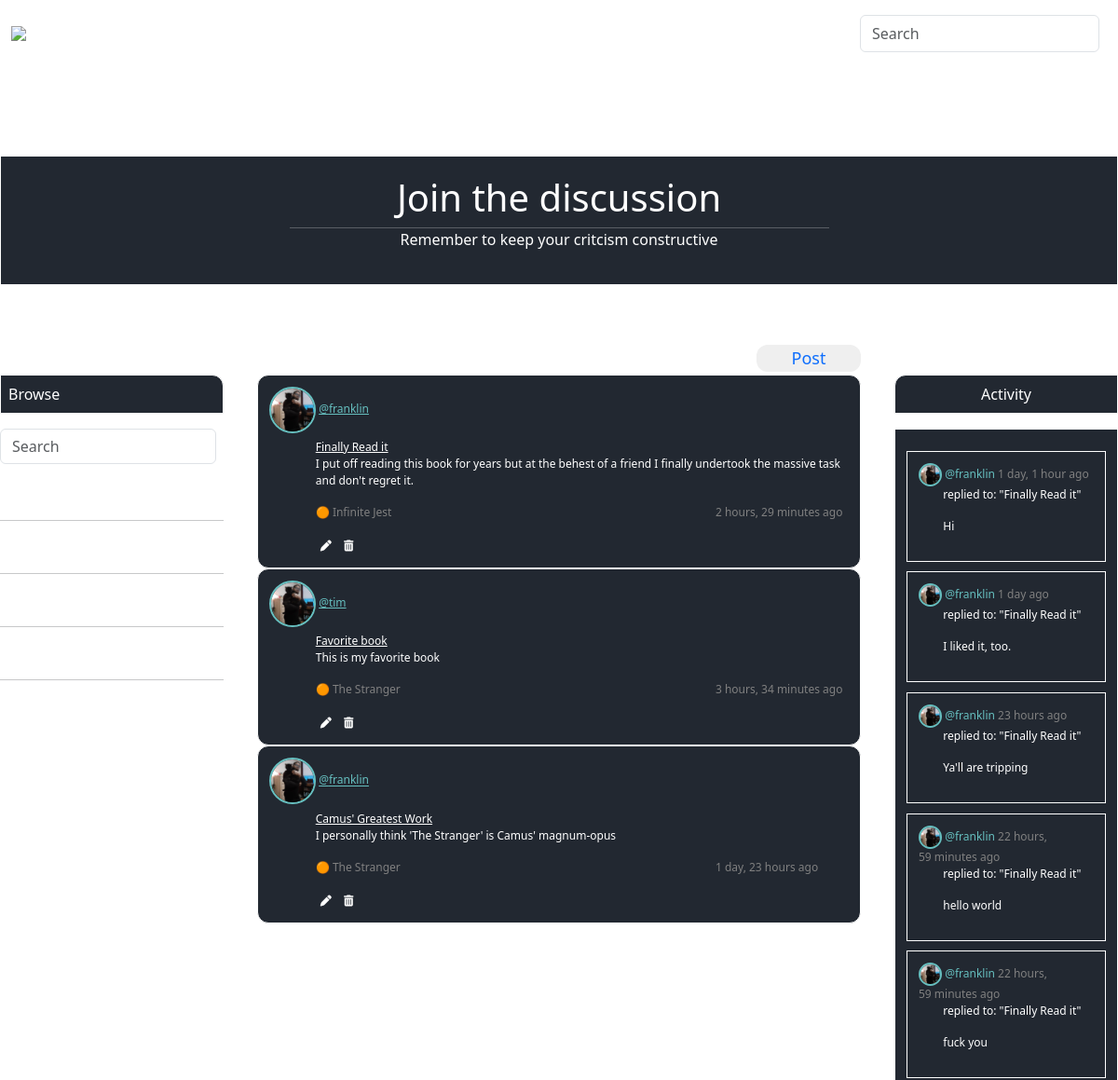
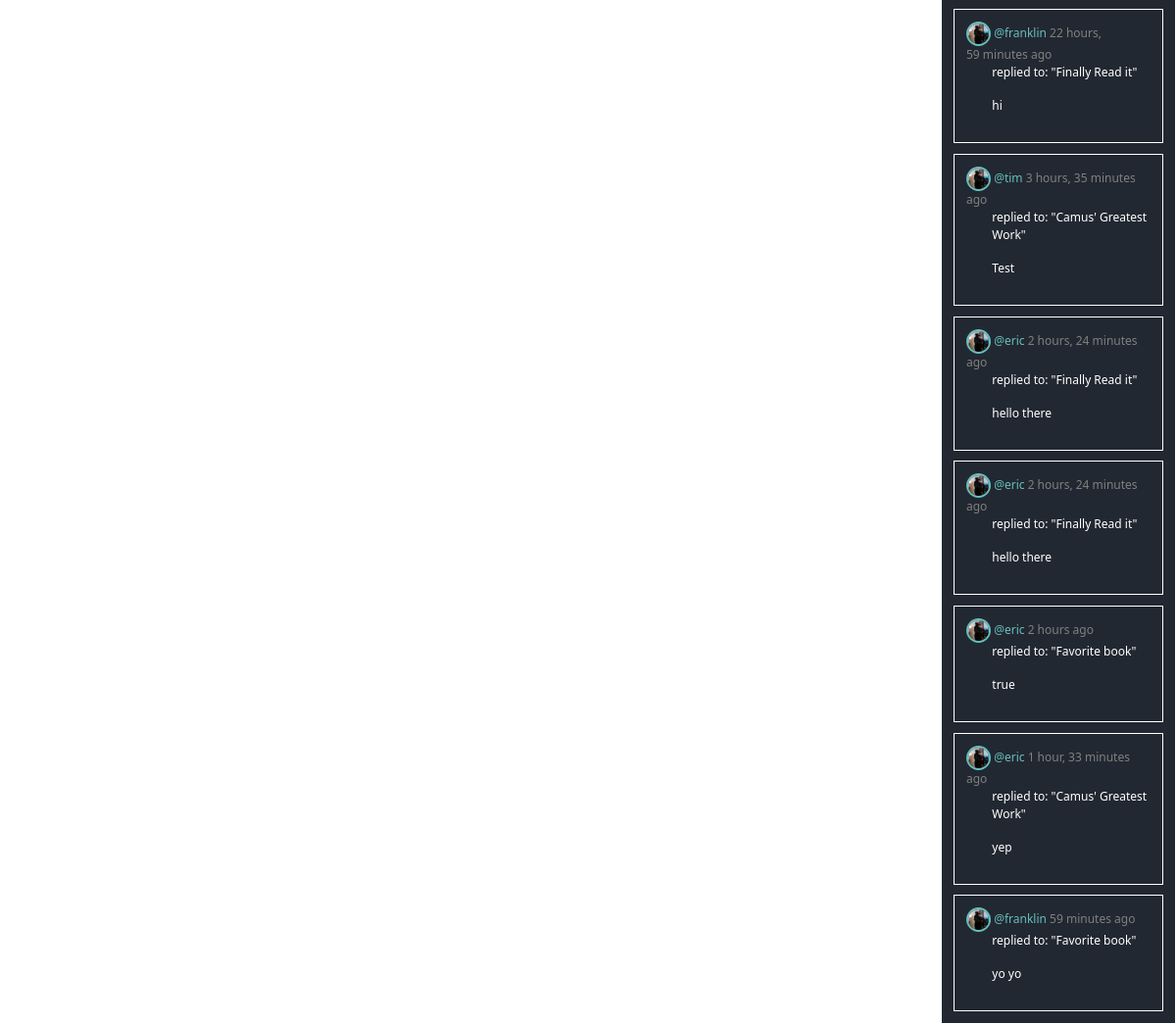
Screenshot of /discussion/ with the database file from the repository (2 pictures, top to bottom).
### lithubs/models.py (models this page shows)
class Topic(models.Model):
    name = models.CharField(max_length = 200)
    def __str__(self):
        return self.name

class Room(models.Model):
    host = models.ForeignKey(User, on_delete = models.SET_NULL, blank = True, null = True)
    topic = models.ForeignKey(Topic, on_delete = models.SET_NULL, blank = True, null = True)
    name = models.CharField(max_length = 200)
    description = models.TextField(null = True, blank = True)
    participants = models.ManyToManyField(User, related_name = 'participants', blank = True)
    updated = models.DateTimeField(auto_now = True)
    created = models.DateTimeField(auto_now_add = True)
    class Meta:
        ordering = ['-updated', '-created']
    def __str__(self):
        return self.name

class Message(models.Model):
    user = models.ForeignKey(User, on_delete = models.CASCADE)
    room = models.ForeignKey(Room, on_delete = models.CASCADE)
    body = models.TextField()
    updated = models.DateTimeField(auto_now = True)
    created = models.DateTimeField(auto_now_add = True)
    def __str__(self):
        return self.body[:50]

### lithubs/views.py (the view)
# urls.py: path('discussion/', views.discussion, name = 'discussion'),
def discussion(request):
    q = request.GET.get('q') if request.GET.get('q') != None else ''
    rooms = Room.objects.filter(
        Q(topic__name__icontains = q) |
        Q(name__icontains = q) |
        Q(description__icontains = q)
        )
    topics = Topic.objects.all()
    room_messages = Message.objects.filter(Q(room__topic__name__icontains = q))
    context = {'rooms': rooms, 'topics': topics, 'room_messages': room_messages}
    return render(request, 'lithubs/discussion.html', context)

### lithubs/templates/lithubs/discussion.html (shortened to what this page needs)
{% extends 'lithubs/main.html' %}
{% load static %}
{% block content %}
<div class="discussion-header-wrapper">
  <h1 class="discussion-header">Join the discussion</h1>
  <hr class="discussion-hr">
  <p class="discussion-sub-header">Remember to keep your critcism constructive</p>
</div>
<div class="discussion-wrapper">
  <div class="browse-container">
    <p class="browse-paragraph">Browse</p>
      <form class="d-flex" role="search" method="GET" action="{% url 'lithubs:discussion' %}">
        <input class="form-control me-2" type="text" name="q" placeholder="Search" aria-label="Search">
      </form>
    <a class="browse-topic-name" style="display:block;" href="{% url 'lithubs:discussion' %}">All</a>
    <hr>
    {% for topic in topics %}
    <a class="browse-topic-name" href="{% url 'lithubs:discussion' %}?q={{ topic.name }}">{{ topic.name }}</a>
    <hr>
    {% endfor %}
  </div>
  <div style="width: 90%; margin:0 auto;">
    <button class="discussion-create-btn" style="float: right; margin-top:-5%"><a style="float:right;"href="{% url 'lithubs:create-room' %}">Post</a></button>
    {% for room in rooms %}
      <div class="discussion-feed-container">
	<span><img class="discussion-avatar" src="{% static 'lithubs/img/franklin_and_bruce.jpeg' %}"></span>
	<span class="discussion-feed-host"><a style="color: var(--secondary-color);" href="{% url 'lithubs:profile' user.id %}">@{{ room.host }}</a></span>
        <a class="discussion-room-name" href="{% url 'lithubs:room' room.id %}">{{ room.name }}</a>
        <p class="discussion-description">{{ room.description }}</p>
	<div class="discussion-topic-grid">
	  <div>
            <p>🟠 {{ room.topic }}</p>
	    <a href="{% url 'lithubs:update-room' room.id %}"><i style="color: white; padding: 5px;" class="fa fa-pen"></i></a>
	    <a href="{% url 'lithubs:delete-room' room.id %}"><i style="color: white; padding: 5px;" class="fa fa-trash"></i></a>
	  </div>
	  <div>
	    <p style="color: grey;">{{ room.updated|timesince }} ago</p>
	  </div>
	</div>
      </div>
    {% endfor %}
  </div>
  <div>
    <p class="discussion-activity-paragraph" style="text-align: center;">Activity</p>
    <div class="participants-box">
    {% for message in room_messages %}
      <div class="partcipants-details">
	<span><img class="activity-avatar" src="{% static 'lithubs/img/franklin_and_bruce.jpeg' %}"></span>
        <span><a href="{% url 'lithubs:profile' user.id %}"class="participants-name">@{{ message.user }}</a></span>
	<span class="activity-created">{{ message.created|timesince }} ago</span>
	<p class="discussion-replied-to">replied to: "{{ message.room }}"</p>
	<p class="discussion-replied-to">{{ message }}</p>
      </div>
    {% endfor %}
    </div>
  </div>
</div>
{% endblock content %}

### lithubs/static/lithubs/css/styles.css (style rules this page uses)
:root { --primary-color: #222831; --secondary-color: #66bfbf; --third-color: #222845; --azure: #ffffff; --grey: #808080; }
hr { color: white; }
.discussion-header-wrapper { margin: 8% auto; background-color: var(--primary-color); color:white; padding: 20px; border: 1px solid white; }
.discussion-header { text-align: center; }
.discussion-hr { margin:0 auto; width: 50%; }
.discussion-feed-host { color: var(--secondary-color); }
.discussion-sub-header { text-align: center; }
.discussion-wrapper { margin-top: 5%; display: grid; grid-template-columns: 1fr 3fr 1fr; }
.discussion-replied-to { margin-left: 14%; }
.browse-paragraph { background-color: var(--primary-color); border: 1px solid var(--azure); border-top-right-radius: 12px; padding: 8px; color: var(--azure); }
.browse-topic-name { padding: 10px; color: var(--azure); text-decoration: none; }
.browse-container { margin-top: 0%; }
.discussion-feed-container { background-color: var(--primary-color); border: 1px solid white; border-radius: 12px; padding: 12px; font-size: 12px; color: var(--grey); }
.discussion-description { color: var(--azure); margin-left: 8%; }
.discussion-create-btn { border: none; font-size: 18px; border-radius: 12px; margin-bottom: 2%; color: var(--secondary-color); }
.discussion-create-btn a { text-decoration: none; width: 100px; }
.discussion-avatar { width: 50px; height: 50px; border-radius: 50%; border: 2px solid var(--secondary-color); }
.discussion-topic-grid { display:grid; grid-template-columns: 3fr 1fr; margin-left: 8%; }
.discussion-activity-paragraph { background-color: var(--primary-color); border: 1px solid var(--azure); border-top-left-radius: 12px; padding: 8px; margin-top: 0%; color: var(--azure); }
.discussion-room-name { display: block; margin-top: 1%; color: var(--azure); margin-left: 8%; }
.participants-box { background-color: var(--primary-color); border: 1px solid var(--azure); padding: 12px; }
.participants-name { color: var(--secondary-color); text-decoration: none; }
.participants-box { font-size: 12px; }
.partcipants-details { border: 1px solid var(--azure); margin-top: 5%; padding: 12px; color: var(--azure); }
.activity-avatar { width: 25px; height: 25px; border-radius: 50%; border: 2px solid var(--secondary-color); }
.activity-created { color: var(--grey); }

### rows the page displays
Room: host "franklin", name "Finally Read it", description "I put off reading this book for years but at the behest of a friend I finally undertook the massive task and don't regret it.", topic "Infinite Jest", updated "2 hours, 29 minutes"
Room: host "tim", name "Favorite book", description "This is my favorite book", topic "The Stranger", updated "3 hours, 34 minutes"
Room: host "franklin", name "Camus' Greatest Work", description "I personally think 'The Stranger' is Camus' magnum-opus", topic "The Stranger", updated "1 day, 23 hours"
Message: user "franklin", created "1 day, 1 hour", room "Finally Read it", body "Hi"
Message: user "franklin", created "1 day", room "Finally Read it", body "I liked it, too."
Message: user "franklin", created "23 hours", room "Finally Read it", body "Ya'll are tripping"
Message: user "franklin", created "22 hours, 59 minutes", room "Finally Read it", body "hello world"
Message: user "franklin", created "22 hours, 59 minutes", room "Finally Read it", body "fuck you"
Message: user "franklin", created "22 hours, 59 minutes", room "Finally Read it", body "hi"
Message: user "tim", created "3 hours, 35 minutes", room "Camus' Greatest Work", body "Test"
Message: user "eric", created "2 hours, 24 minutes", room "Finally Read it", body "hello there"
Message: user "eric", created "2 hours, 24 minutes", room "Finally Read it", body "hello there"
Message: user "eric", created "2 hours", room "Favorite book", body "true"
Message: user "eric", created "1 hour, 33 minutes", room "Camus' Greatest Work", body "yep"
Message: user "franklin", created "59 minutes", room "Favorite book", body "yo yo"
